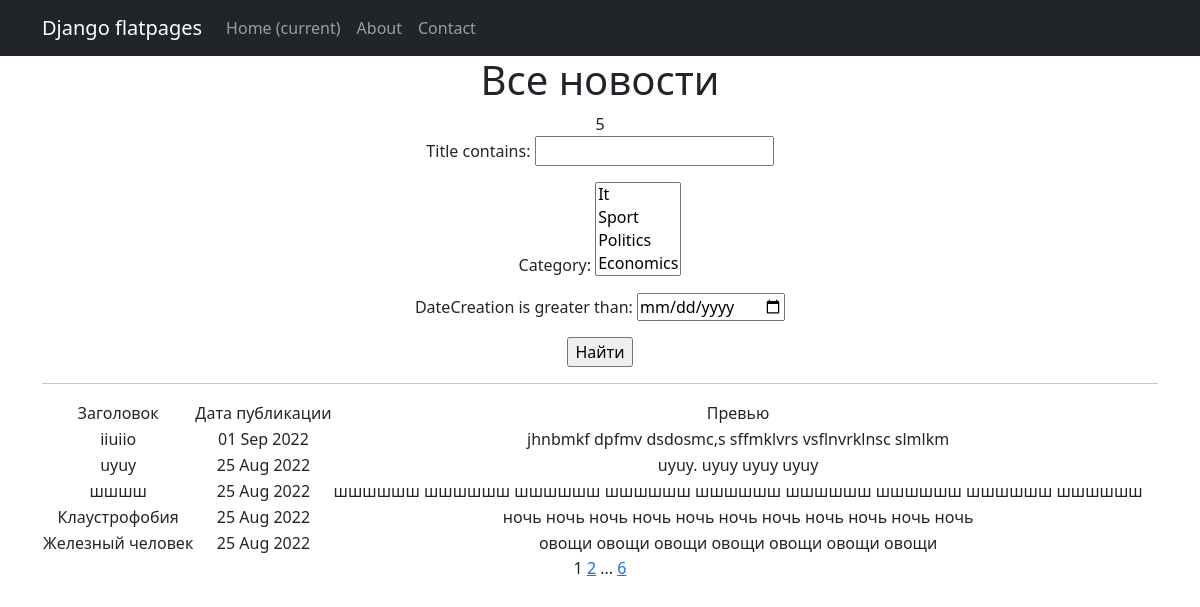
The page /news/search/ on the database as committed earlier.
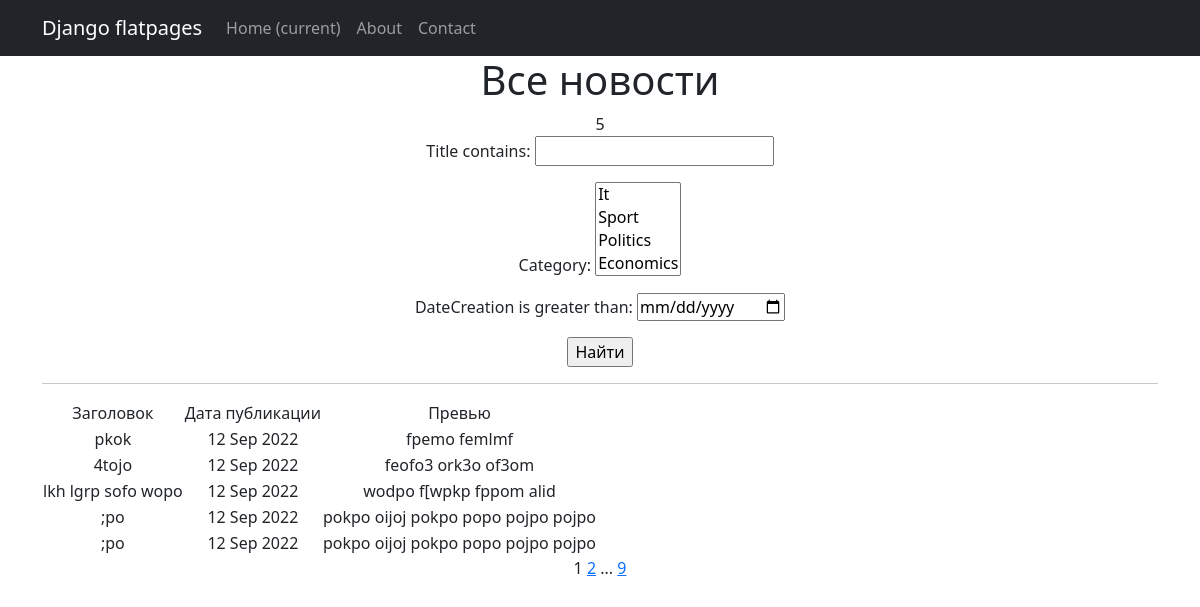
The same page on the database as committed later.
### newapp/models.py (models this page shows, shortened)
class Post(models.Model):
    author = models.ForeignKey(Author, on_delete=models.CASCADE)
    NEWS = 'NW'
    ARTICLE = 'AR'
    CATEGORY_CHOICES = (
        (NEWS, 'Новость'),
        (ARTICLE, 'Статья'),
    )
    categoryType = models.CharField(max_length=2, choices=CATEGORY_CHOICES, default=ARTICLE)
    dateCreation = models.DateTimeField(auto_now_add=True)
    postCategory = models.ManyToManyField(Category, through='PostCategory')
    title = models.CharField(max_length=256)
    text = models.TextField()
    rating = models.SmallIntegerField(default=0)

### newapp/views.py (the view)
# urls.py: path('search/', NewsSearchList.as_view(), name='news_search'),
class NewsSearchList(NewsList):
    model = Post
    template_name = 'search.html'
    context_object_name = 'search'
    def get_queryset(self):
        queryset = super().get_queryset()
        self.filterset = PostFilter(self.request.GET, queryset)
        return self.filterset.qs
    def get_context_data(self, **kwargs):
        context = super().get_context_data(**kwargs)
        context['filterset'] = self.filterset
        return context

### newapp/models.py (called while the page is built)
    def __str__(self):
        return self.name.title()

### newapp/templatetags/custom_filters.py (called while the page is built)
@register.filter()
def censor(value):
    if not isinstance(value, str):
        raise ValueError("Это не слово!")
    bad_words = ('москвичи', 'пожары', 'также', 'Путин', 'ветер', 'запах')
    for word in bad_words:
        value = value.replace(word[1:], '*'*(len(word)-1))
    return "".join(value)

### newapp/templatetags/custom_tags.py (called while the page is built)
@register.simple_tag(takes_context=True)
def url_replace(context, **kwargs):
   d = context['request'].GET.copy()
   for k, v in kwargs.items():
       d[k] = v
   return d.urlencode()

### templates/search.html (shortened to what this page needs)
{% extends 'flatpages/default.html' %}
{% load custom_filters %}
{% load custom_tags %}
{% block content %}
   <h1>Все новости</h1>
    <td>{{ search|length }}</td>
    <form action="" method="get">
       {{ filterset.form.as_p }}
       <input type="submit" value="Найти" />
    </form>
   <hr>
   {% if search %}
       <table>
           <tr>
               <td>Заголовок</td>
               <td>Дата публикации</td>
               <td>Превью</td>
           </tr>
           {% for post in search %}
           <tr>
               <td>{{ post.title }}</td>
               <td>{{ post.dateCreation|date:'d M Y' }}</td>
               <td>{{ post.text|truncatewords:20|censor }}</td>
           </tr>
           {% endfor %}
       </table>
   {% else %}
       <h2>Новостей нет!</h2>
   {% endif %}
   {{ page_obj.number }}
   {% if page_obj.has_next %}
       <a href="?{% url_replace page=page_obj.next_page_number %}">{{ page_obj.next_page_number }}</a>
       {% if paginator.num_pages != page_obj.next_page_number %}
           ...
           <a href="?page={{ page_obj.paginator.num_pages }}">{{ page_obj.paginator.num_pages }}</a>
       {% endif %}
   {% endif %}
{% endblock content %}

Rows that differ between the two databases and show on the page:
no longer on this page (row unchanged): Post: title "iiuiio", dateCreation "01 Sep 2022", text|censor "jhnbmkf dpfmv dsdosmc,s sffmklvrs vsflnvrklnsc slmlkm"
no longer on this page (row unchanged): Post: title "uyuy", dateCreation "25 Aug 2022", text|censor "uyuy. uyuy uyuy uyuy"
no longer on this page (row unchanged): Post: title "шшшш", dateCreation "25 Aug 2022", text|censor "шшшшшш шшшшшш шшшшшш шшшшшш шшшшшш шшшшшш шшшшшш шшшшшш шшшшшш"
no longer on this page (row unchanged): Post: title "Клаустрофобия", dateCreation "25 Aug 2022", text|censor "ночь ночь ночь ночь ночь ночь ночь ночь ночь ночь ночь"
no longer on this page (row unchanged): Post: title "Железный человек", dateCreation "25 Aug 2022", text|censor "овощи овощи овощи овощи овощи овощи овощи"
added Post: title "pkok", dateCreation "12 Sep 2022", text|censor "fpemo femlmf"
added Post: title "4tojo", dateCreation "12 Sep 2022", text|censor "feofo3 ork3o of3om"
added Post: title "lkh lgrp sofo wopo", dateCreation "12 Sep 2022", text|censor "wodpo f[wpkp fppom alid"
added Post: title ";po", dateCreation "12 Sep 2022", text|censor "pokpo oijoj pokpo popo pojpo pojpo"
added Post: title ";po", dateCreation "12 Sep 2022", text|censor "pokpo oijoj pokpo popo pojpo pojpo"
Other text that changed with them:
{{ page_obj.paginator.num_pages }}: "6" → "9"
